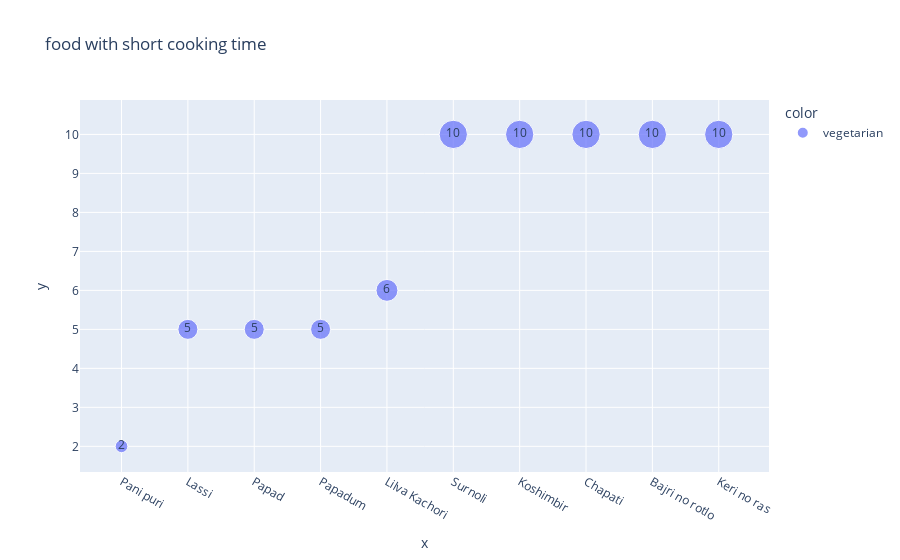

The notebook cell this image was saved under:
### Code cell
cook_time= data[['name','cook_time','diet']].sort_values(by='cook_time')[:10]
x= cook_time['name'].values
y= cook_time['cook_time'].values
px.scatter(x= x,y=y,color=cook_time['diet'],size=y,text=y,title='food with short cooking time')

### Figure 1 — Plotly figure (JSON) as saved in the notebook; plotly's stock layout.template omitted (floating-point values rounded to 4 significant figures)
{"data": [{"hovertemplate": "color=vegetarian<br>x=%{x}<br>y=%{y}<br>size=%{marker.size}<br>text=%{text}<extra></extra>", "legendgroup": "vegetarian", "marker": {"color": "#636efa", "size": [2, 5, 5, 5, 6, 10, 10, 10, 10, 10], "sizemode": "area", "sizeref": 0.025, "symbol": "circle"}, "mode": "markers+text", "name": "vegetarian", "orientation": "v", "showlegend": true, "text": [2, 5, 5, 5, 6, 10, 10, 10, 10, 10], "type": "scatter", "x": ["Pani puri", "Lassi", "Papad", "Papadum", "Lilva Kachori", "Surnoli", "Koshimbir", "Chapati", "Bajri no rotlo", "Keri no ras"], "xaxis": "x", "y": [2, 5, 5, 5, 6, 10, 10, 10, 10, 10], "yaxis": "y"}], "layout": {"legend": {"itemsizing": "constant", "title": {"text": "color"}, "tracegroupgap": 0}, "title": {"text": "food with short cooking time"}, "xaxis": {"anchor": "y", "domain": [0, 1], "title": {"text": "x"}}, "yaxis": {"anchor": "x", "domain": [0, 1], "title": {"text": "y"}}}}
